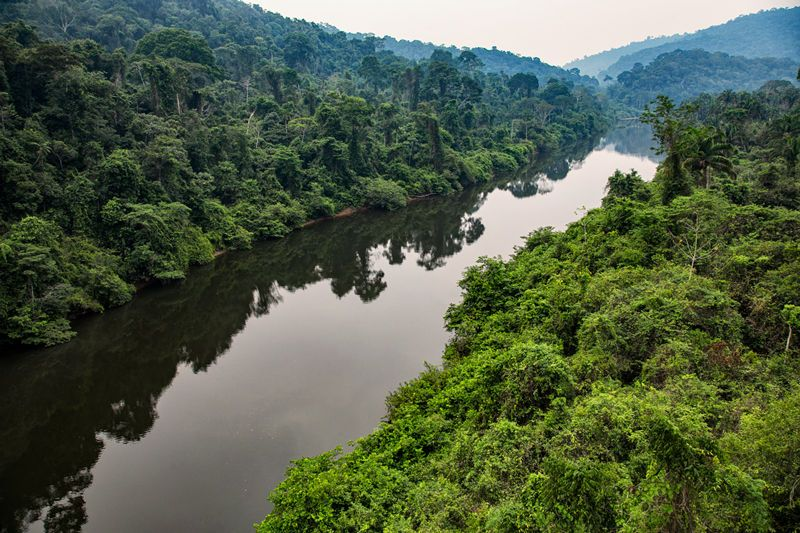
#> input picture deforestation_ama1/photo/2048 (1).jpg, 800 x 533 px; its folder holds only this picture in this run
$ python -i 'Programme_déforéstation_défitinif.py'   (imports and definitions only)
#> lines starting #> are read from the running program, lines starting #| are printed output that depends on the picture; after the words box and inside, x2 and y2 are one past the last pixel; in counts of white or black regions, pixels touching at a corner belong together
import os
import cv2
import numpy as np
from openpyxl import Workbook
import openpyxl
import pandas as pd
import tkinter as tk
from tkinter import Listbox, Text
import webbrowser
import unittest

"""
Algorithme ProgrammePrincipal:
    1. Créer un classeur Excel (Workbook) et une feuille active (Worksheet).

    2. Appeler la fonction `process_images_in_folder` avec les paramètres appropriés pour traiter les images.
         a. Créer les dossiers de sortie si nécessaire.
         b. Obtenir la liste de tous les fichiers d'image dans le dossier d'entrée.
         c. Pour chaque fichier d'image:
              i. Charger l'image.
              ii. Appliquer le seuillage pour détecter les pixels verts.
              iii. Enregistrer différentes versions de l'image traitée.

    3. Parcourir les sous-dossiers et rechercher les fichiers "medium_canny.png".
         a. Appeler la fonction `detecter_contours_et_remplir` pour détecter les contours et remplir les zones.
         b. Si réussi, appeler la fonction `compter_pixels_et_calculer_superficie` pour calculer les informations de superficie.
         c. Ajouter les résultats au classeur Excel avec des entêtes appropriées.

    4. Sauvegarder le classeur Excel avec le nom "Etude_déforestation.xlsx".

    5. Charger les données des fichiers Excel (arbres et surfaces) dans des DataFrames.

    6. Créer un DataFrame pour stocker les résultats finaux.

    7. Pour chaque ligne d'arbres et chaque ligne de surfaces:
         a. Calculer le résultat €/km², le résultat de la hauteur (km*m²) et le nombre total d'arbres.
         b. Ajouter ces informations au DataFrame des résultats.

    8. Enregistrer les résultats dans un nouveau fichier Excel nommé "Surfaces_au_complet.xlsx".

    9. Créer une interface tkinter pour afficher les résultats par essence d'arbres.

    10. Afficher les résultats lorsque l'utilisateur sélectionne une essence et clique sur le bouton.

    11. Enregistrer les chemins des images dans un fichier "chemins_images.txt".

    12. Modifier un fichier HTML en utilisant la fonction `modifier_fichier`.

    13. Ouvrir le fichier HTML dans le navigateur par défaut.

Fin de l'algorithme.

"""
####################################################################################################################
# [258 lines left out: functions modifier_fichier, test_modifier_fichier, trouver_chemins_images, test_trouver_chemins_images, enregistrer_chemins_dans_fichier, test_enregistrer_chemins_dans_fichier and 3 more, not called in this run]

####################################################################################################################

def detecter_contours_et_remplir(image_path):
    """
    Détecte les contours blancs dans une image, remplit les zones encloses,
    et enregistre l'image résultante.

    Args:
        image_path (str): Le chemin de l'image à traiter.

    Returns:
        np.ndarray or None: L'image remplie en blanc ou None si la lecture de l'image échoue.
    """
#> called with image_path = 'photo/2048 (1).jpg'
    # Charger l'image
    image = cv2.imread(image_path)
#> image is the input picture: shape (533, 800, 3); mean B, G, R 71.4, 93.7, 81.2
    if image is None:
        return None

    # Conversion en niveaux de gris
    image_gray = cv2.cvtColor(image, cv2.COLOR_BGR2GRAY)
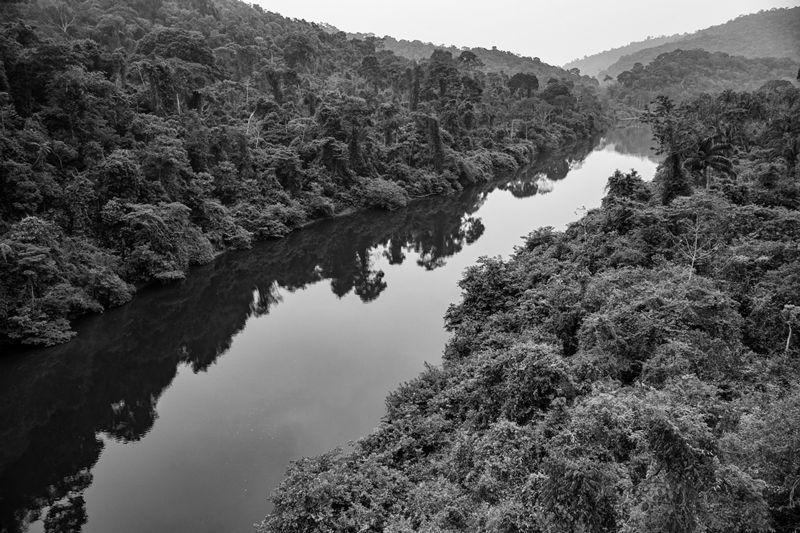
#> image_gray: shape (533, 800); min 0, max 254, mean 87.4

    # Détection des contours blancs
    _, thresh = cv2.threshold(image_gray, 200, 255, cv2.THRESH_BINARY)
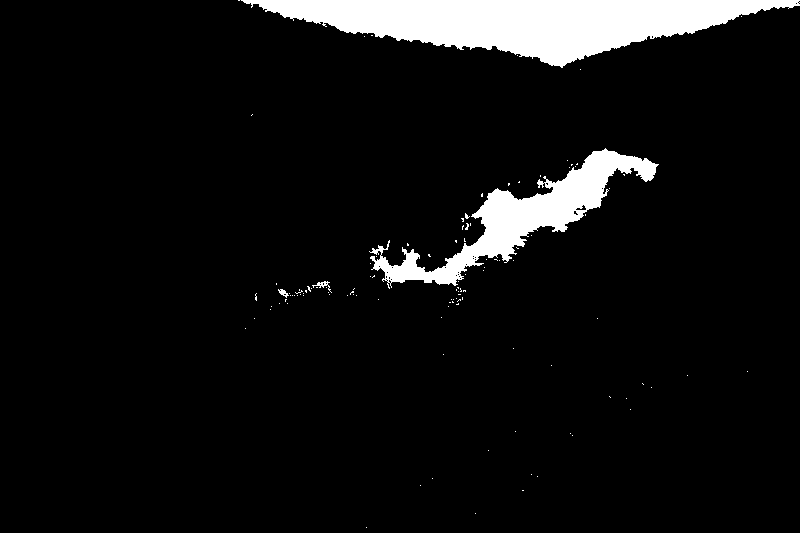
#> thresh: shape (533, 800); 6.9% white; 116 white regions (112 under 20 px), largest, box (x1, y1, x2, y2) and area: (241, 0, 800, 68) 19602, (369, 148, 659, 289) 9520, (312, 281, 332, 293) 66, (278, 289, 289, 298) 46

    # Dilatation
    kernel = np.ones((3, 3), np.uint8)
    thresh = cv2.dilate(thresh, kernel, iterations=5)
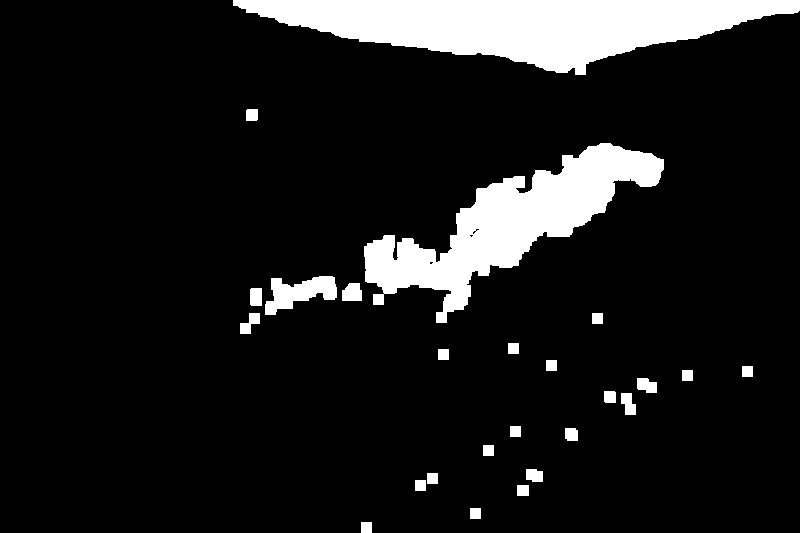
#> thresh: shape (533, 800); 10.9% white; 25 white regions, largest, box (x1, y1, x2, y2) and area: (233, 0, 800, 75) 23609, (364, 143, 664, 323) 18046, (265, 276, 337, 315) 1544

    # Érosion pour fermer les zones (moins agressivement)
    thresh = cv2.erode(thresh, kernel, iterations=5)
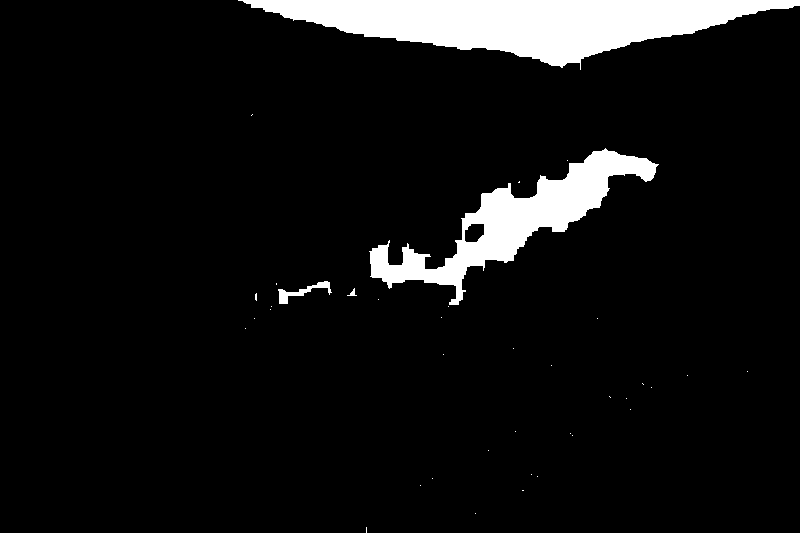
#> thresh: shape (533, 800); 7.5% white; 38 white regions (34 under 20 px)

    # Trouver les contours
    contours, _ = cv2.findContours(thresh, cv2.RETR_EXTERNAL, cv2.CHAIN_APPROX_SIMPLE)
#> contours = 38 contours, 35 with area under 20; largest, box (x1, y1, x2, y2) and area: (238, 0, 800, 70) 19441, (369, 148, 659, 305) 11293, (278, 281, 332, 304) 282

    # Créer une image vide pour le remplissage
    filled_image = np.zeros_like(image)

    # Remplir les contours en blanc
    cv2.drawContours(filled_image, contours, -1, (255, 255, 255), thickness=cv2.FILLED)
#> filled_image: shape (533, 800, 3); 7.6% white; 38 white regions (34 under 20 px), largest, box (x1, y1, x2, y2) and area: (238, 0, 800, 70) 20024, (369, 148, 659, 305) 11774, (278, 281, 332, 304) 358, (347, 288, 357, 296) 32

    # Enregistrement de l'image modifiée
    output_path = image_path.replace('medium_canny.png', 'filled.png')
    cv2.imwrite(output_path, filled_image)

    return filled_image

# Doctest pour la fonction detecter_contours_et_remplir
# [208 lines left out: functions test_detecter_contours_et_remplir, compter_pixels_et_calculer_superficie, test_compter_pixels_et_calculer_superficie, supprimer_extension, test_supprimer_extension, main and 3 more, not called in this run]

####################################################################################################################

# Remplacez 'chemin_du_dossier' par le chemin du dossier que vous souhaitez parcourir
dossier_a_parcourir = r'C:\Users\bauma\OneDrive\Bureau\esirem_dijon\traitement\projet\seuillage'

# Remplacez 'chemins_images.txt' par le chemin complet du fichier de sortie si nécessaire
fichier_sortie = r'C:\Users\bauma\OneDrive\Bureau\esirem_dijon\traitement\projet\interface\chemin.txt'

# Spécifiez le chemin complet de votre fichier HTML
chemin_fichier_html = r'C:\Users\bauma\OneDrive\Bureau\esirem_dijon\traitement\projet\interface\testsupp.html'

# Répertoire racine contenant les sous-dossiers d'images
repertoire_racine = r"C:\Users\bauma\OneDrive\Bureau\esirem_dijon\traitement\projet\seuillage"

# Création d'un classeur Excel
wb = Workbook()
ws = wb.active
# Ajout des entêtes
# [91 lines not run here, left out]


#############TEST UNITAIRE###################################################

import unittest
import tempfile
import os
import unittest
import os
import cv2
import numpy as np
from unittest.mock import patch
import unittest
import os
import cv2
import numpy as np
from unittest.mock import MagicMock, patch

class TestImageUtils(unittest.TestCase):

    # [182 lines left out: functions test_modifier_fichier, test_trouver_chemins_images, test_enregistrer_chemins_dans_fichier, test_ouvrir_html, test_process_images_in_folder, test_detecter_contours_et_remplir and 5 more, not called in this run]

# [2 lines not run here, left out]

####################################################################################################################

>>> result = detecter_contours_et_remplir('photo/2048 (1).jpg')

$ run again, on deforestation_ama1/photo/2048 (3).jpg
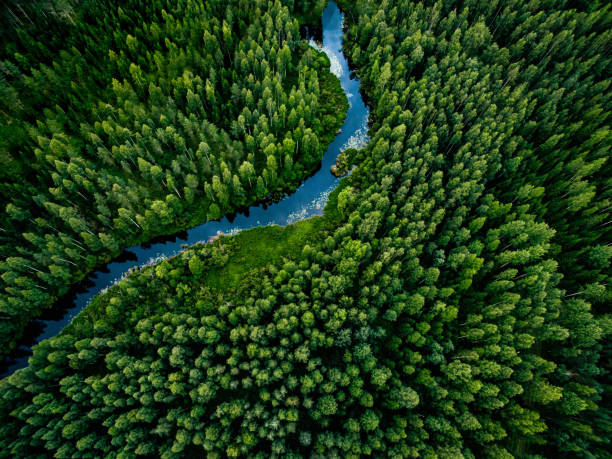
#> input picture deforestation_ama1/photo/2048 (3).jpg, 612 x 459 px
#> in detecter_contours_et_remplir, image is the input picture: shape (459, 612, 3); mean B, G, R 23.2, 60.9, 30.7
#> in detecter_contours_et_remplir, `image_gray = cv2.cvtColor(image, cv2.COLOR_BGR2GRAY)`:
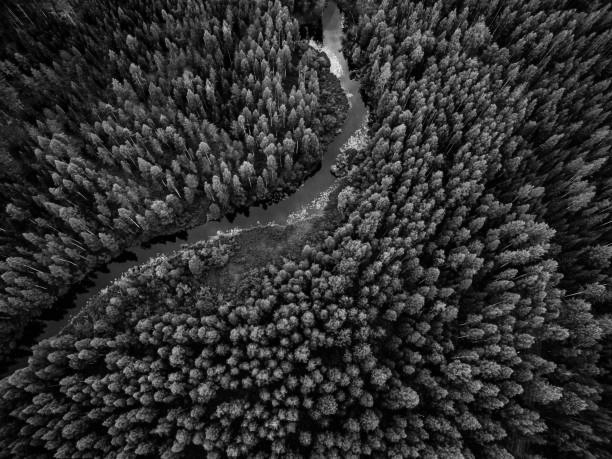
#> image_gray: shape (459, 612); min 0, max 240, mean 47.6
#> in detecter_contours_et_remplir, `thresh = cv2.dilate(thresh, kernel, iterations=5)`:
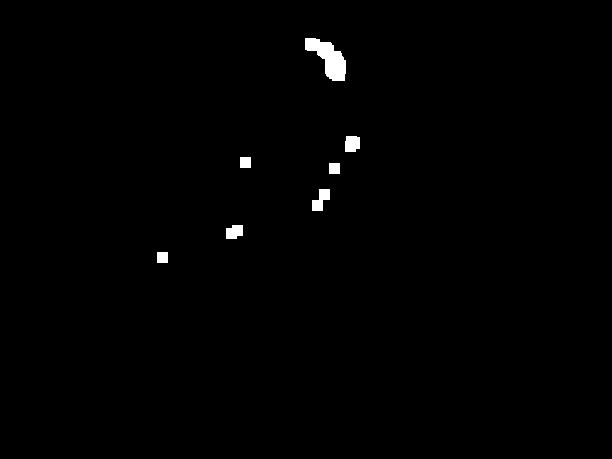
#> thresh: shape (459, 612); 0.69% white; 7 white regions, largest, box (x1, y1, x2, y2) and area: (305, 38, 346, 81) 925, (312, 189, 330, 211) 242, (345, 136, 360, 152) 220
#> contours = 12 contours, 11 with area under 20; largest, box (x1, y1, x2, y2) and area: (330, 56, 341, 76) 130
#> filled_image: shape (459, 612, 3); 0.08% white; 12 white regions (10 under 20 px), largest, box (x1, y1, x2, y2) and area: (330, 56, 341, 76) 156, (322, 47, 329, 54) 29
